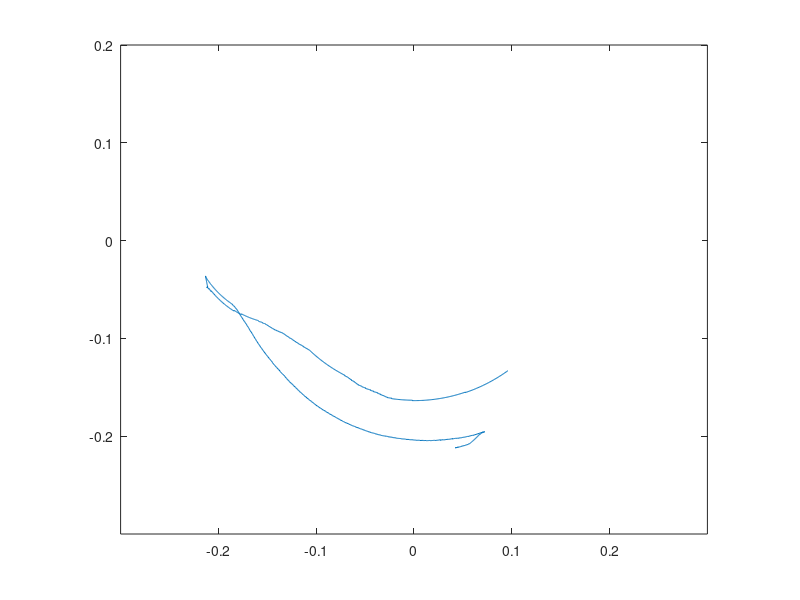

This chart was generated by the following MATLAB code: (Note: this script raises an error after producing the figure.)
%% Plot data from prevoius trial
figure;
clf;
load output_data.mat
x = -output_data(:,12); % actual foot position in X (negative due to direction motors are mounted)
y = output_data(:,13); % actual foot position in Y
plot(x,y);

axis equal
a = axis;
axis([-.3 .3 -.3 .2])

%% Get user input (4 clicks)
[X Y] = ginput(5)
pts = [-X' ; Y']; % make X negative due to direction motors are mounted
hold on
plot(X,Y,'r--o','MarkerFaceColor','r');
t = 0:.01:1;
% add points to start and end trajectory with zero velocity and acceleration
pts = [pts(:,1) pts(:,1)  pts pts(:,end) pts(:,end)];

%% Evaluate bezier trajectory
traj = polyval_bz(pts,t);
plot(-traj(1,:), traj(2,:), 'g'); % make x-values negative due to direction motors are mounted
legend('Workspace Limit','Control Points','Trajectory');

%% Provide matrix "pts" as output for user
pts